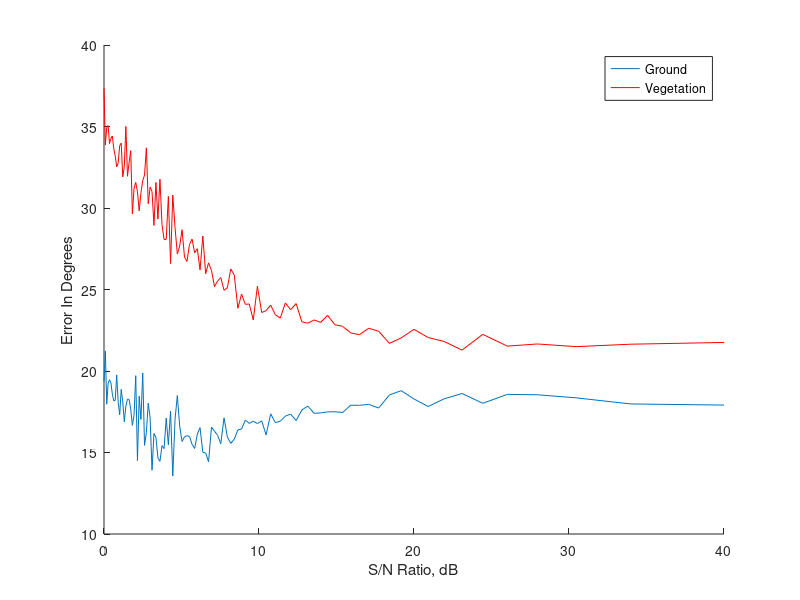

Reproduce this figure in MATLAB.
%%%%%%%%%%%%%%%%%%%%%%%%%%%%DECLARATIONS%%%%%%%%%%%%%%%%%%%%%%
clc;clear;
pg1 = [1;0;1]/sqrt(2); %ground 
pv1 = [1;1;1]/sqrt(3); %veg
ground_offset = pi/2; % ground interferomitry offset 
veg_offset = pi/6;    % veg interferomitry offset

Window = 100;    %size of window
average = 100;  %Samples
  

for Noise = 100:-1:1;

   NN(Noise)=1./(0.01*Noise)^2;
   RMS_veg = 0;    %used for averaging
   RMS_ground = 0;  %used for averaging  
    
for Ave = 1:average;

g =  pg1*(sqrt(-2*log(1-rand(1,Window))).*exp(1i*2*pi*rand(1,Window)));
v =  pv1*(sqrt(-2*log(1-rand(1,Window))).*exp(1i*2*pi*rand(1,Window)));

s1 = g + v;
s2 = exp(1i*ground_offset)*g + exp(1i*veg_offset)*v;

s1_Noise = s1 + .01*Noise*sqrt(-2*log(1-rand(3,Window))).*exp(1i*2*pi*rand(3,Window));
s2_Noise = s2 + .01*Noise*sqrt(-2*log(1-rand(3,Window))).*exp(1i*2*pi*rand(3,Window));
 
 %%%%%%%%%%%%%%%%%%Super Resolution%%%%%%%%%%%%%%%%%%%%%%
 R1 = s1_Noise*s1_Noise';
 R2 = s2_Noise*s1_Noise';
 [u ,c] = eig(R2*R2');
 R1_bar = u*sqrt(c)*u';
 Q = pinv(R1_bar)*R2;
 R2_bar = R1_bar*Q*Q;
  %%%%%%%%%%%%%%%%%%Super Resolution%%%%%%%%%%%%%%%%%%%%%%

 [U ,Uv] = eig(R2_bar*pinv(R1));
 %%%%%%%%%%%%%%%%%%%%%%%%%Sorting out Ground from Vege%%%%%%%%%%%%%%%%%%%%
 
 %%%SORTING ROUTING WILL ONLY WORK WHEN THE INTERFEROMIC PHASE DIFFERANCE OF
 %%%GROUND IS LARGER THAN THE PHASE DIFFERANCE OF THE VEGITATION
[UU,kk]=sort(abs(angle(diag(Uv))-pi/2),'ascend');
GG = Uv(kk(1),kk(1));

[UU,kk]=sort(abs(angle(diag(Uv))-pi/6),'ascend');
VV = Uv(kk(1),kk(1));


 %%%%%%%%%%%%%%%%%%%%%%%End Sorting out Ground from Vege%%%%%%%%%%%%%%%%%%%
 
RMS_ground = RMS_ground + (angle(GG)-ground_offset)^2; %%SUMMING OVER "AVERAGE" AMOUNT OF POINTS
RMS_veg = RMS_veg +(angle(VV)-veg_offset)^2; %%SUMMING OVER "AVERAGE" AMOUNT OF POINTS

end

RMS_ground = sqrt((1/(2*average))*RMS_ground);%%FINAL AVERAGING
RMS_veg = sqrt((1/(2*average))*RMS_veg);      %%FINAL AVERAGING

RMS_G(Noise) = RMS_ground; %%SAVING VALUES FOR A SET POINT OF NOISE THEN PLOTTING AFTER
RMS_V(Noise) = RMS_veg;    %%SAVING VALUES FOR A SET POINT OF NOISE THEN PLOTTING AFTER

end

 figure 
 hold on
 plot(10*log10(NN),180*RMS_G/pi)
 plot(10*log10(NN),180*RMS_V/pi,'r');
 xlabel('S/N Ratio, dB'); ylabel('Error In Degrees');legend('Ground','Vegetation','NorthEast')
 hold off



 
 
